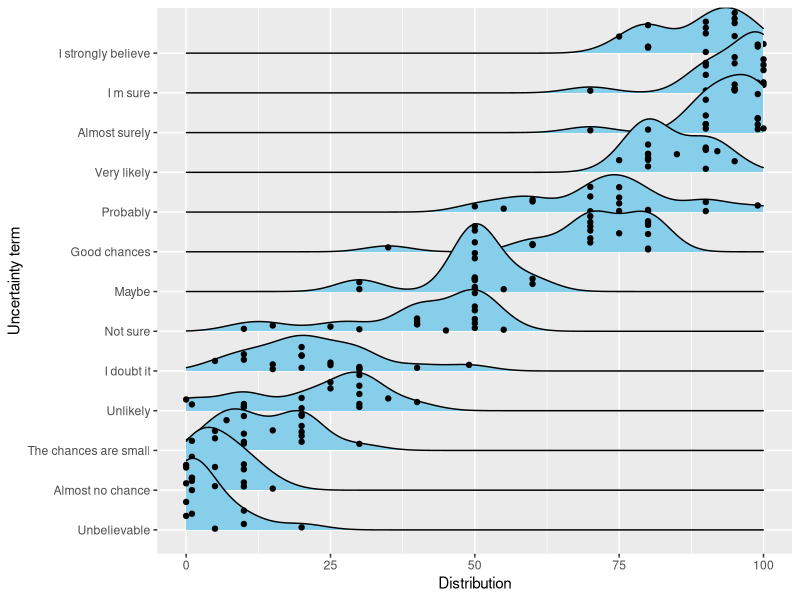
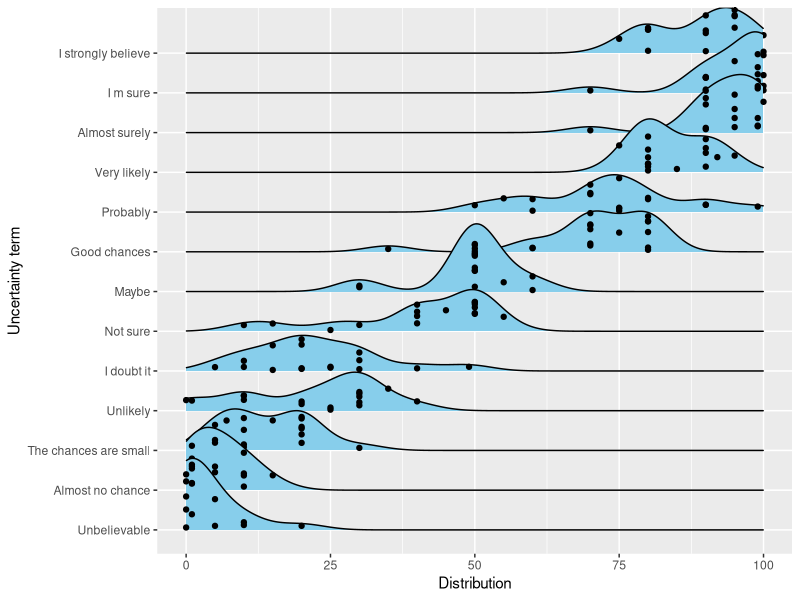

R code for these plots, in order:
# library
library(tidyverse)
library(ggridges)
library(forcats)

# load the data
df <- read.csv("./session_02_probabilistic_thinking/data/expressions2024.csv")
df <- df %>% select(-Timestamp)

# to long format
df_long <- df %>% gather(key = "term", value = "value")
df_long$term <- gsub("\\.", " ", df_long$term)
df_long$value <- ifelse(df_long$value < 1, df_long$value * 100, df_long$value)

# sort descendingly by average value
average_values <- df_long %>%
  group_by(term) %>%
  summarize(average_value = mean(value)) %>%
  arrange(average_value)
df_long$term <- factor(df_long$term, levels = average_values$term)

# plot
ggplot(df_long, aes(x = value, y = term, fill = term)) +
  geom_density_ridges(fill = "skyblue", jittered_points = TRUE) +
  theme(legend.position = "none") +
  xlab("Distribution") +
  ylab("Uncertainty term") +
  xlim(0, 100)

# save
ggsave("terms.png", width = 1920, height = 1920, units = "px", dpi = 300)
